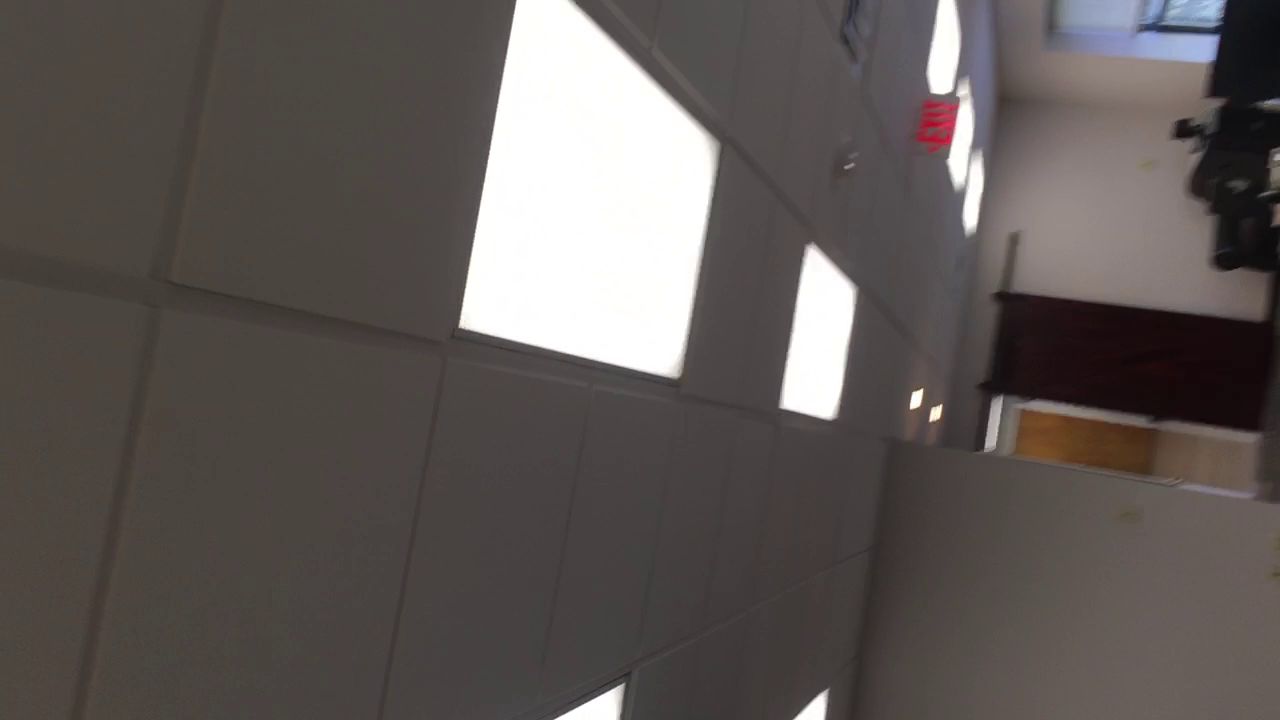
#> input picture line detection/annotations/0.png, 1280 x 720 px; its folder holds 4 pictures in this run
$ jupyter execute --allow-errors 'unet edge detector.ipynb'   (shell and % lines are left out)
#> lines starting #> are read from the running program, lines starting #| are printed output that depends on the picture
[cell 1]
from __future__ import print_function, division

from keras.datasets import mnist
from keras.layers import Input, Dense, Reshape, Flatten, Dropout, multiply, GaussianNoise
from keras.layers import BatchNormalization, Activation, Embedding, ZeroPadding2D
from keras.layers import MaxPooling2D
from keras.layers.advanced_activations import LeakyReLU
from keras.layers.convolutional import UpSampling2D, Conv2D, Conv2DTranspose, Cropping2D
from keras.models import Sequential, Model
from keras.optimizers import Adam, rmsprop
from keras import losses
from keras.layers import MaxPooling2D, concatenate, Add
from keras.utils import to_categorical
import keras.backend as K

import matplotlib.pyplot as plt

import numpy as np

import os
import shutil

import joblib

patch_size = 256

category = True

import imgaug
import keras.utils


patch_size=128
# [22 lines left out: functions downsamp, upsamp, not called in this run]

def unet(classes, categorical, input_dim=1):
    inputs = Input((patch_size, patch_size, input_dim))
    down1, skip1 = downsamp(inputs, 32)

    down2, skip2 = downsamp(down1, 128)

    down3, skip3 = downsamp(down2, 256)

    down4, skip4 = downsamp(down3, 256)
    down5, skip5 = downsamp(down4, 512)

    middle = Conv2D(1024, 3, activation="relu", padding="same")(down5)

    middle = Conv2D(1024, 3, activation="relu", padding="same")(middle)

    out = upsamp(middle, skip5, 256)
    out = upsamp(out, skip4, 256)
    out = upsamp(out, skip3, 256)
    out = upsamp(out, skip2, 128)
    out = upsamp(out, skip1, 32)


    out = Conv2D(classes, (1, 1))(out)
    print(out.shape)
    out = Reshape([patch_size**2, classes])(out)
    if(categorical):
        out = Activation("softmax")(out)
    else:
        out = Activation("tanh")(out)
    return Model([inputs], [out])

loss = []
#> (the rest of this cell did not finish here and is left out)

[cell 2]
import cv2
import os
pictures = {name: cv2.imread("annotations/"+name)[::2, ::2] for name in os.listdir("annotations")}
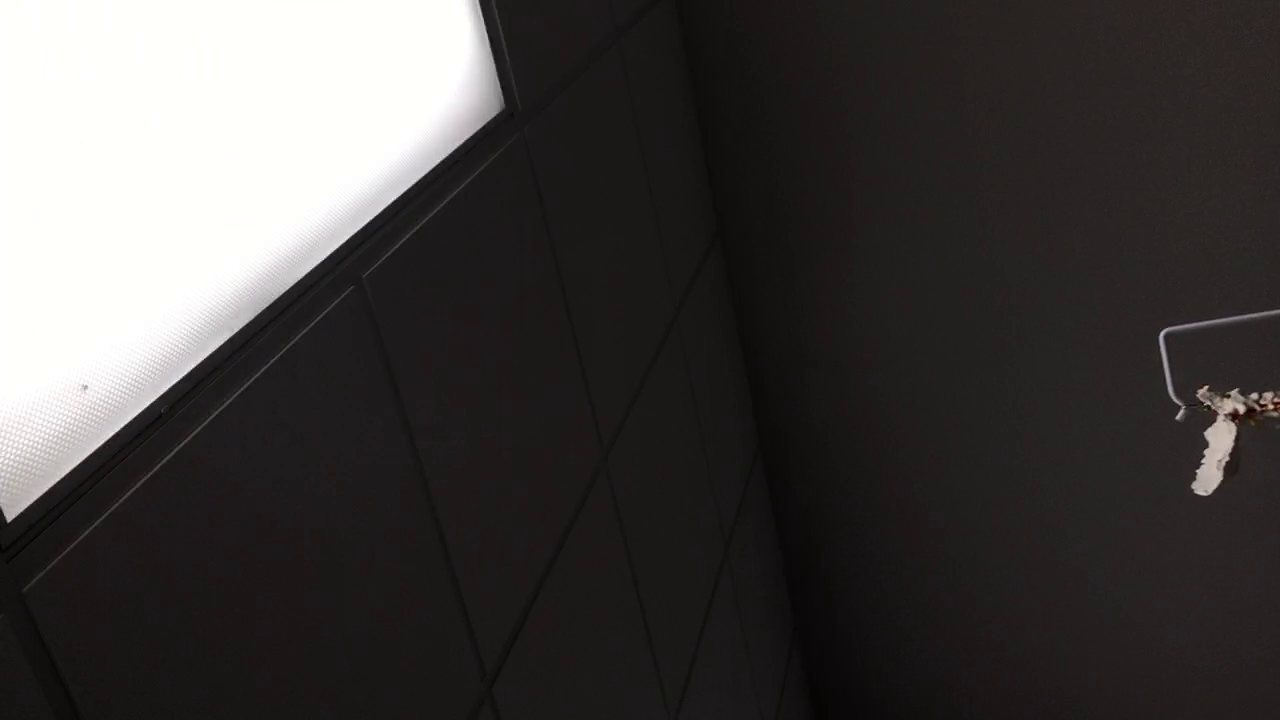
#> input picture line detection/annotations/1.png, 1280 x 720 px
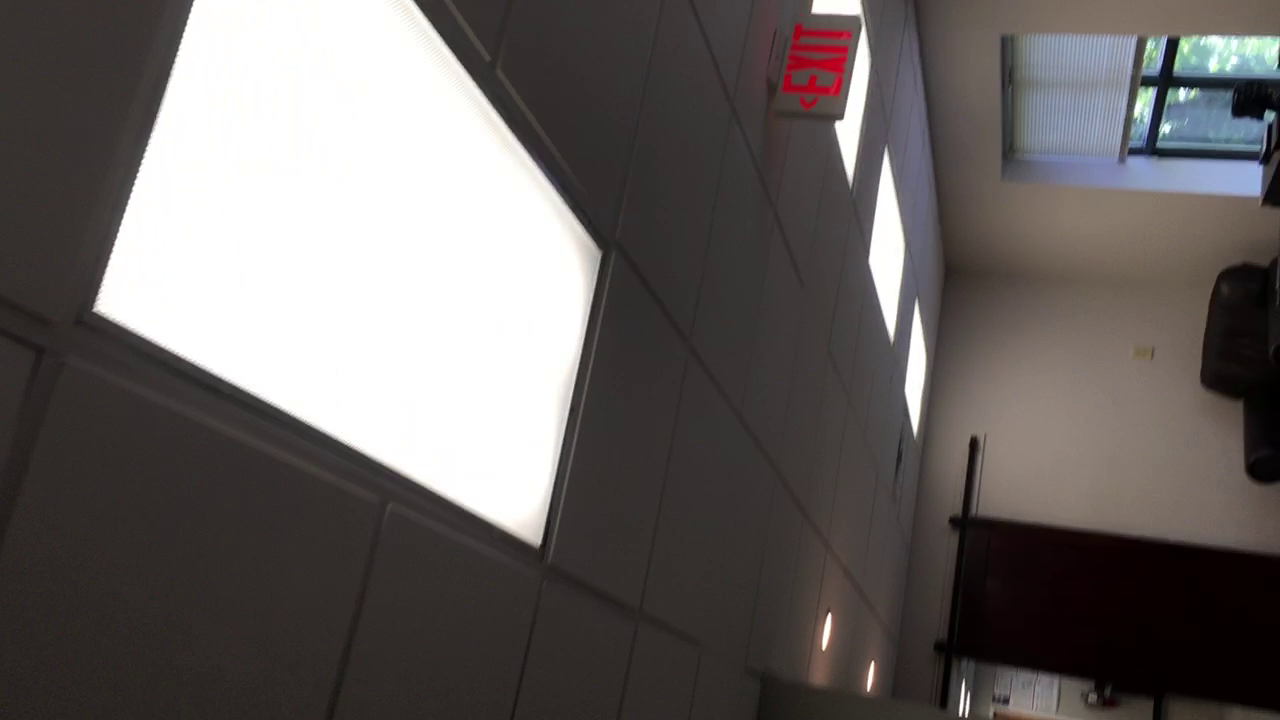
#> input picture line detection/annotations/10.png, 1280 x 720 px
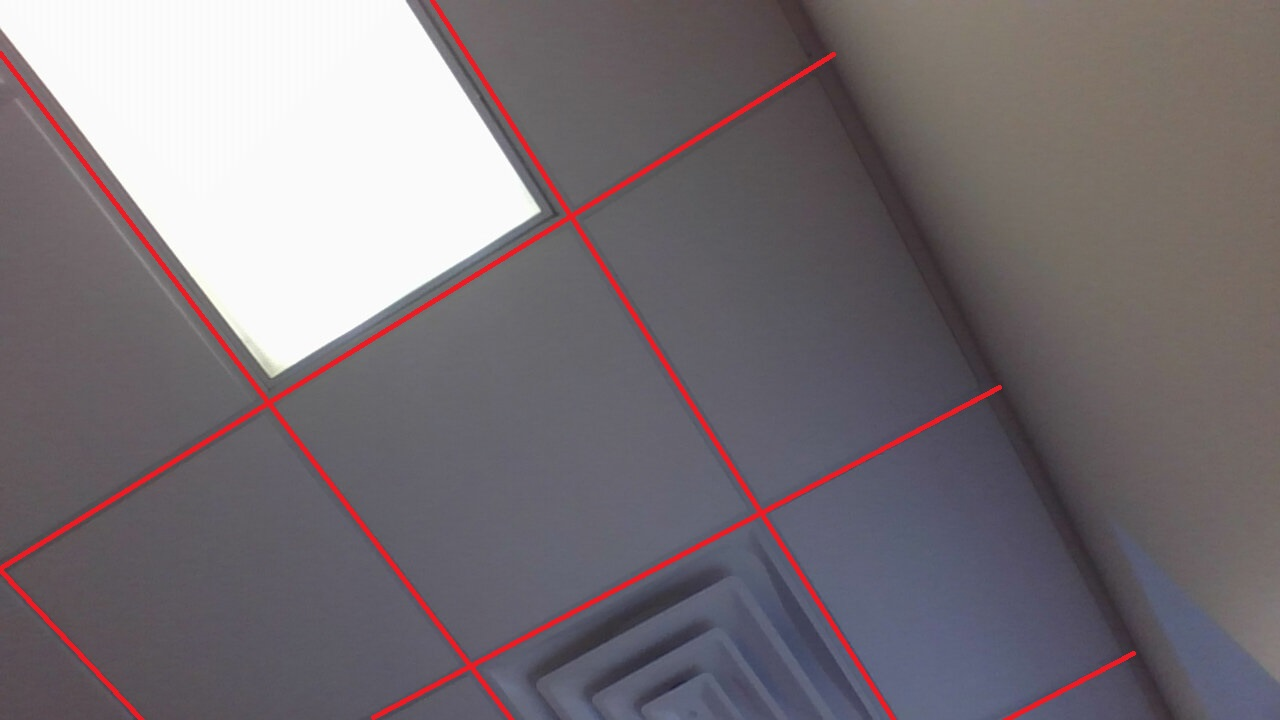
#> input picture line detection/annotations/11 - Copy.jpg, 1280 x 720 px
#> pictures = 4 items

[cell 3]
data, classes = [], []
#> (the rest of this cell did not finish here and is left out)

[cell 4]
import scipy

#> (the rest of this cell did not finish here and is left out)

[cell 5]
shape = data[0].shape
#> shape = (360, 640, 3)
cropi = np.random.randint(0, shape[0] - 2*patch_size, len(data))
#> cropi = [103]
cropj = np.random.randint(0, shape[1] - 2*patch_size, len(data))
#> cropj = [9]
batchx = [
    xn[ci:ci + 2*patch_size:2, cj:cj + 2*patch_size:2] for xn, ci, cj in zip(data, cropi, cropj)
]
#> batchx = 1 item
batchy = np.array([
    yn[ci:ci + 2*patch_size:2, cj:cj + 2*patch_size:2] for yn, ci, cj in zip(y_edge, cropi, cropj)
])
#> batchy = empty array
angle = np.random.randint(360)
batchx = scipy.ndimage.interpolation.rotate(batchx, angle, (1, 2), False, mode="reflect")
batchx = np.concatenate([batchx, np.flip(batchx, 2)])
#batchx = np.concatenate([batchx, -batchx]) / 255.
#> (the rest of this cell did not finish here and is left out)

[cell 6]
plt.plot(loss)
plt.show()
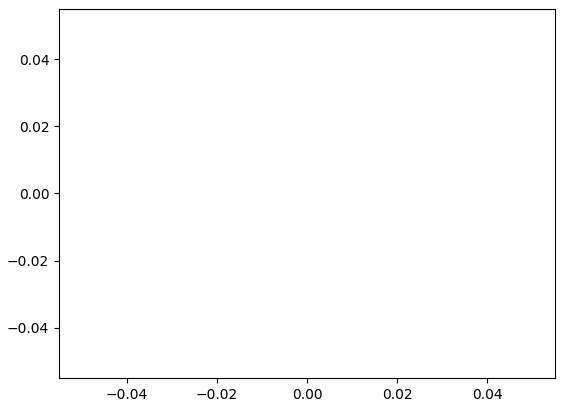
#> figure drawn by matplotlib, 1 panel

#> (a cell that did not finish here is left out)

[cell 8]
batchy
#> Out = empty array
